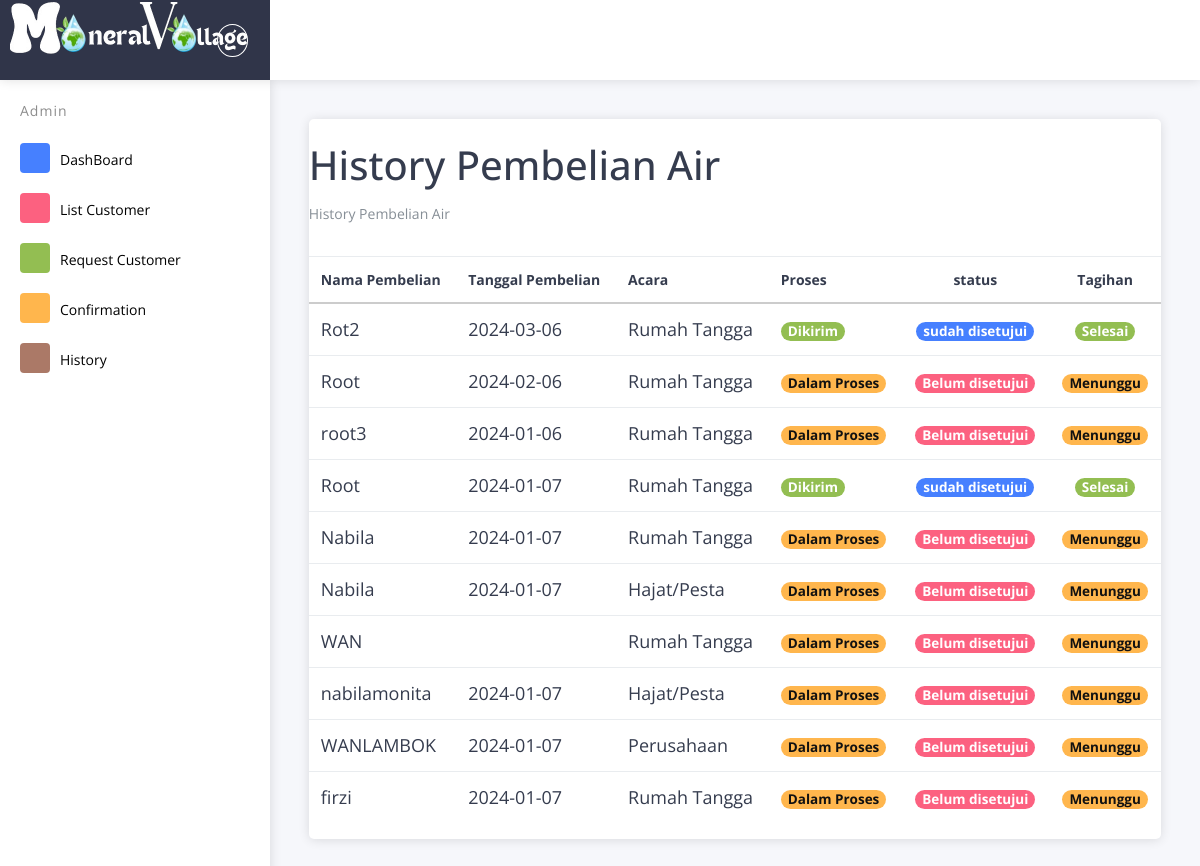
Screenshot of /index.php/history with the database file from the repository.
### tables this page shows
CREATE TABLE `aquahub` (
  `id_aquahub` int(11) NOT NULL,
  `namalengkap` varchar(250) NOT NULL,
  `no_telp` varchar(250) NOT NULL,
  `alamat_lengkap` varchar(250) NOT NULL,
  `kebutuhan` enum('Rumah Tangga','Hajat/Pesta','Perusahaan') NOT NULL,
  `jenis_pelanggan` enum('Pelanggan','Non Pelanggan/Umum') NOT NULL,
  `jumlah_pemesanan` int(200) NOT NULL,
  `total_harga` int(255) NOT NULL,
  `tanggal_pembelian` date DEFAULT NULL,
  `request` tinyint(1) NOT NULL
);

### application/controllers/History.php (called while the page is built, shortened)
<?php
class History extends CI_Controller
{
  public function __construct()
  {
    $this->load->model('aquahub_model');
  }
  public function index()
  {
    $data['aquahub'] = $this->aquahub_model->get();
    $this->load->view("layout/header_admin");
    $this->load->view("admin/History", $data);
    $this->load->view("layout/footer_admin");
  }
}

### index.php (called while the page is built, shortened)
<?php
require_once BASEPATH.'core/CodeIgniter.php';

### application/models/aquahub_model.php (called while the page is built, shortened)
<?php
class aquahub_model extends CI_Model
{
    public $table = 'aquahub';
    public function get()
    {
        $this->db->from($this->table);
        $query = $this->db->get();
        return $query->result_array();
    }
}

### application/views/admin/History.php (the view)
<div class="card">
    <h1 class="mt-4">History Pembelian Air</h1>
    <ol class="breadcrumb mb-4">
        <li class="breadcrumb-item active">History Pembelian Air</li>
    </ol>
    <table class="table" id="example">
        <thead class="thead-dark">
            <tr>
                <th scope="col">Nama Pembelian</th>
                <th scope="col">Tanggal Pembelian</th>
                <th scope="col">Acara</th>
                <th scope="col">Proses</th>
                <th scope="col" style="text-align: center;">status</th>
                <th scope="col" style="text-align: center;">Tagihan</th>
            </tr>
        </thead>
        <tbody style="font-size: 18px;">
            <?php foreach ($aquahub as $us) : ?>
                <tr>
                    <td><?= $us['namalengkap']; ?></td>
                    <td><?= $us['tanggal_pembelian']; ?></td>
                    <td><?= $us['kebutuhan']; ?></td>
                    <td>
                        <span class="<?= $us['request'] ? 'badge badge-success' : 'badge badge-warning'; ?>">
                            <?= $us['request'] ? 'Dikirim' : 'Dalam Proses'; ?>
                        </span>
                    </td>
                    <td style="text-align: center;">
                        <?php if ($us['request']) : ?>
                            <span class="badge badge-primary">sudah disetujui</span>
                        <?php else : ?>
                            <span class="badge badge-danger">Belum disetujui</span>
                        <?php endif; ?>
                    </td>
                    <td style="text-align: center;">
                        <?php if ($us['request']) : ?>
                            <span class="badge badge-success">Selesai</span>
                        <?php else : ?>
                            <span class="badge badge-warning">Menunggu</span>
                        <?php endif; ?>
                    </td>
                </tr>
            <?php endforeach; ?>
        </tbody>
    </table>
</div>

### application/views/layout/header_admin.php (shortened to what this page needs)
<!DOCTYPE html>
<html lang="en">
<head>
    <link rel="stylesheet" type="text/css" href="<?= base_url('admin/') ?>assets/css/bootstrap/css/bootstrap.min.css">
    <link rel="stylesheet" type="text/css" href="<?= base_url('admin/') ?>assets/icon/themify-icons/themify-icons.css">
    <link rel="stylesheet" type="text/css" href="<?= base_url('admin/') ?>assets/icon/icofont/css/icofont.css">
    <link rel="stylesheet" type="text/css" href="<?= base_url('admin/') ?>assets/css/style.css">
    <link rel="stylesheet" type="text/css" href="<?= base_url('admin/') ?>assets/css/jquery.mCustomScrollbar.css">
</head>
<body>
    <div id="pcoded" class="pcoded">
        <div class="pcoded-container navbar-wrapper">
            <nav class="navbar header-navbar pcoded-header">
                <div class="navbar-wrapper">
                    <div class="navbar-logo">
                        <a class="mobile-menu" id="mobile-collapse" href="#!">
                            <i class="ti-menu"></i>
                        </a>
                        <a href="index.html">
                            <img class="img-fluid" src="<?= base_url('assets_auth/') ?>images/Dashbord.png" alt="Logo" width="260" height="70">
                        </a>
                    </div>
                    <div class="navbar-container container-fluid">
                        <ul class="nav-left">
                            <li>
                                <a href="#!" onclick="javascript:toggleFullScreen()">
                                    <i class="ti-fullscreen"></i>
                                </a>
                            </li>
                        </ul>
                    </div>
                </div>
            </nav>
            <div class="pcoded-main-container">
                <div class="pcoded-wrapper">
                    <nav class="pcoded-navbar">
                        <div class="pcoded-inner-navbar main-menu">
                            <div class="pcoded-navigatio-lavel" data-i18n="nav.category.navigation">Admin</div>
                            <ul class="pcoded-item pcoded-left-item">
                                <li class="">
                                    <a href="<?= base_url('Beranda_admin/') ?>">
                                        <span class="pcoded-micon"><i class="ti-layout-grid2-alt"></i></span>
                                        <span class="pcoded-mtext" data-i18n="nav.basic-components.main">DashBoard</span>
                                    </a>
                                </li>
                                <li class="">
                                    <a href="<?= base_url('Beranda_admin/ListCustomer') ?>">
                                        <span class="pcoded-micon"><i class="ti-layout-grid2-alt"></i></span>
                                        <span class="pcoded-mtext" data-i18n="nav.basic-components.main">List Customer</span>
                                    </a>
                                </li>
                                <li class="">
                                    <a href="<?= base_url('Request/') ?>">
                                        <span class="pcoded-micon"><i class="ti-layout-grid2-alt"></i></span>
                                        <span class="pcoded-mtext" data-i18n="nav.basic-components.main">Request Customer</span>
                                    </a>
                                </li>
                                <li class="">
                                    <a href="<?= base_url('Request/setuju') ?>">
                                        <span class="pcoded-micon"><i class="ti-layout-grid2-alt"></i></span>
                                        <span class="pcoded-mtext" data-i18n="nav.basic-components.main">Confirmation</span>
                                    </a>
                                </li>
                                <li class="">
                                    <a href="<?= base_url('History/') ?>">
                                        <span class="pcoded-micon"><i class="ti-layout-grid2-alt"></i></span>
                                        <span class="pcoded-mtext" data-i18n="nav.basic-components.main">History</span>
                                    </a>
                                </li>
                            </ul>
                    </nav>
                    <div class="pcoded-content">
                        <div class="pcoded-inner-content">
                            <div class="main-body">
                                <div class="page-wrapper">

### application/views/layout/footer_admin.php (shortened to what this page needs)
</body>
</html>

### rows the page displays
aquahub: namalengkap "Rot2", tanggal_pembelian "2024-03-06", kebutuhan "Rumah Tangga", request "Dikirim"
aquahub: namalengkap "Root", tanggal_pembelian "2024-02-06", kebutuhan "Rumah Tangga", request "Dalam Proses"
aquahub: namalengkap "root3", tanggal_pembelian "2024-01-06", kebutuhan "Rumah Tangga", request "Dalam Proses"
aquahub: namalengkap "Root", tanggal_pembelian "2024-01-07", kebutuhan "Rumah Tangga", request "Dikirim"
aquahub: namalengkap "Nabila", tanggal_pembelian "2024-01-07", kebutuhan "Rumah Tangga", request "Dalam Proses"
aquahub: namalengkap "Nabila", tanggal_pembelian "2024-01-07", kebutuhan "Hajat/Pesta", request "Dalam Proses"
aquahub: namalengkap "WAN", kebutuhan "Rumah Tangga", request "Dalam Proses"
aquahub: namalengkap "nabilamonita", tanggal_pembelian "2024-01-07", kebutuhan "Hajat/Pesta", request "Dalam Proses"
aquahub: namalengkap "WANLAMBOK", tanggal_pembelian "2024-01-07", kebutuhan "Perusahaan", request "Dalam Proses"
aquahub: namalengkap "firzi", tanggal_pembelian "2024-01-07", kebutuhan "Rumah Tangga", request "Dalam Proses"
